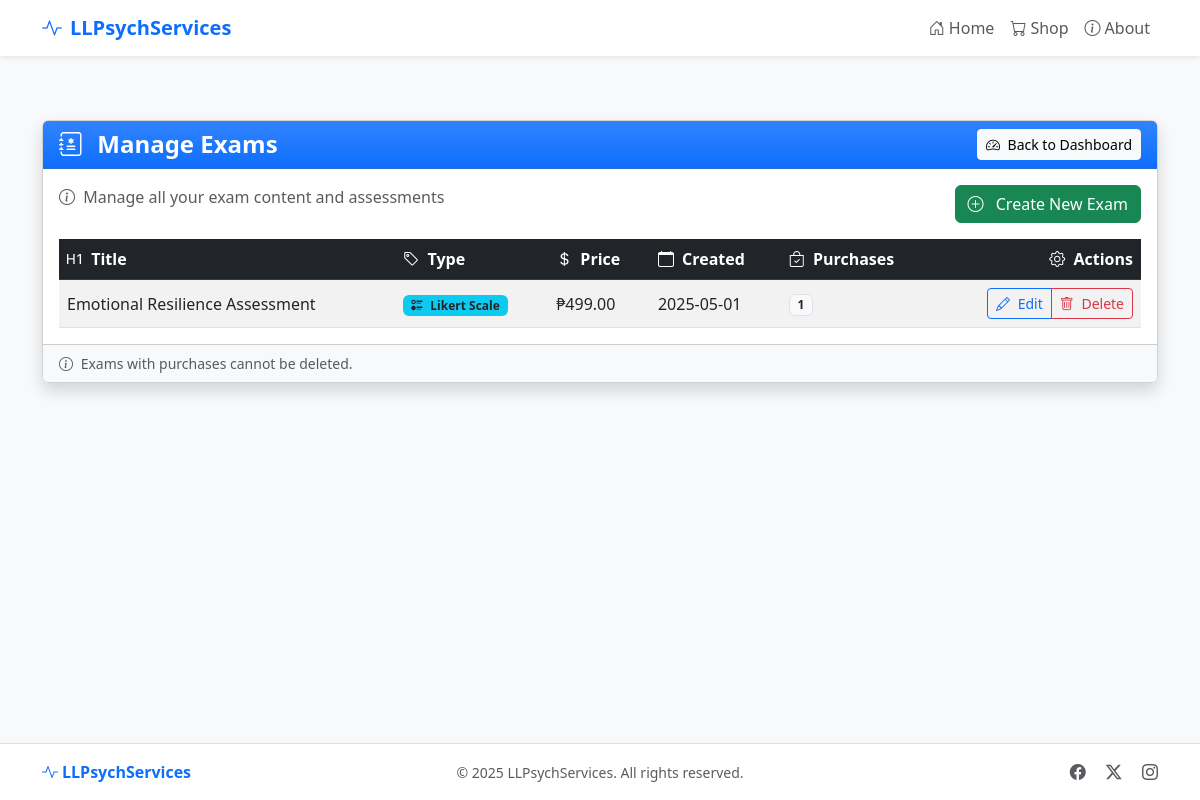
/admin/exams (signed in), run on the app's committed database.
### app.py (models this page shows, shortened)
class Exam(db.Model):
    id = db.Column(db.Integer, primary_key=True)
    title = db.Column(db.String(100), nullable=False)
    exam_type = db.Column(db.String(20))  # 'content' or 'likert'
    description = db.Column(db.Text, nullable=False)
    price = db.Column(db.Float, nullable=False)
    content = db.Column(db.Text, nullable=False)
    questions = db.Column(db.Text, nullable=True)  # Stored as JSON
    exam_type = db.Column(db.String(20), default='content')  # 'content' or 'likert'
    created_at = db.Column(db.DateTime, default=datetime.utcnow)
    scoring_rules = db.Column(db.Text, nullable=True)

### app.py (the view)
@app.route('/admin/exams')
@admin_required
def admin_exams():
    exams = Exam.query.order_by(Exam.created_at.desc()).all()
    return render_template('admin/exams.html', exams=exams)

### app.py (called while the page is built)
def admin_required(f):
    @wraps(f)
    def decorated_function(*args, **kwargs):
        if not session.get('admin_logged_in'):
            flash('Please log in to access the admin area.', 'warning')
            return redirect(url_for('admin_login', next=request.url))
        return f(*args, **kwargs)
    return decorated_function

### templates/admin/exams.html (shortened to what this page needs)
{% extends 'base.html' %}
{% block content %}
<div class="container py-3 py-md-4">
  <div class="row justify-content-center">
    <div class="col-12">
      <div class="card shadow">
        <div class="card-header bg-primary bg-gradient text-white">
          <div class="d-flex flex-column flex-sm-row justify-content-between align-items-start align-items-sm-center">
            <h1 class="h4 mb-2 mb-sm-0 fw-bold">
              <i class="bi bi-journal-medical me-2"></i> Manage Exams
            </h1>
            <a href="{{ url_for('admin_dashboard') }}" class="btn btn-light btn-sm">
              <i class="bi bi-speedometer2 me-1"></i> Back to Dashboard
            </a>
          </div>
        </div>
        <div class="card-body">
          <div class="d-flex flex-column flex-md-row justify-content-between align-items-start mb-3">
            <p class="text-muted mb-3 mb-md-0">
              <i class="bi bi-info-circle me-1"></i> Manage all your exam content and assessments
            </p>
            <a href="{{ url_for('admin_create_exam') }}" class="btn btn-success">
              <i class="bi bi-plus-circle me-2"></i> Create New Exam
            </a>
          </div>
          <div class="table-responsive">
            <table class="table table-striped table-hover align-middle mb-0">
              <thead class="table-dark">
                <tr>
                  <th><i class="bi bi-type-h1 me-1"></i> Title</th>
                  <th><i class="bi bi-tag me-1"></i> Type</th>
                  <th><i class="bi bi-currency-dollar me-1"></i> Price</th>
                  <th><i class="bi bi-calendar me-1"></i> Created</th>
                  <th><i class="bi bi-bag-check me-1"></i> Purchases</th>
                  <th class="text-end"><i class="bi bi-gear me-1"></i> Actions</th>
                </tr>
              </thead>
              <tbody>
                {% for exam in exams %}
                <tr>
                  <td class="fw-medium">{{ exam.title }}</td>
                  <td>
                    {% if exam.exam_type == 'likert' %}
                      <span class="badge bg-info text-dark">
                        <i class="bi bi-ui-radios me-1"></i> Likert Scale
                      </span>
                    {% else %}
                      <span class="badge bg-secondary">
                        <i class="bi bi-file-earmark-text me-1"></i> Content
                      </span>
                    {% endif %}
                  </td>
                  <td>₱{{ "%.2f"|format(exam.price) }}</td>
                  <td>{{ exam.created_at.strftime('%Y-%m-%d') }}</td>
                  <td>
                    <span class="badge bg-light text-dark border">
                      {{ exam.purchases|length }}
                    </span>
                  </td>
                  <td class="text-end">
                    <div class="btn-group btn-group-sm">
                      <a href="{{ url_for('admin_edit_exam', exam_id=exam.id) }}" class="btn btn-outline-primary">
                        <i class="bi bi-pencil me-1"></i> Edit
                      </a>
                      <button type="button" class="btn btn-outline-danger"
                              data-bs-toggle="modal"
                              data-bs-target="#deleteModal{{ exam.id }}">
                        <i class="bi bi-trash me-1"></i> Delete
                      </button>
                    </div>
                  </td>
                </tr>
                {% endfor %}
              </tbody>
            </table>
          </div>
        </div>
        <div class="card-footer bg-light">
          <div class="text-muted small">
            <i class="bi bi-info-circle me-1"></i>
            Exams with purchases cannot be deleted.
          </div>
        </div>
      </div>
    </div>
  </div>
</div>
{% endblock %}

### templates/base.html (style rules this page uses)
html, body { height: 100%; }
body { display: flex; flex-direction: column; background-color: #f8f9fa; }
.card { border-radius: 0.5rem; box-shadow: 0 0.5rem 1rem rgba(0, 0, 0, 0.15); transition: transform 0.2s; }
.card-header { border-top-left-radius: calc(0.5rem - 1px); border-top-right-radius: calc(0.5rem - 1px); }

### data on the page
Exam: title "Emotional Resilience Assessment", exam_type "likert" (drawn), price "499.00", created_at "2025-05-01", purchases|length "1"
